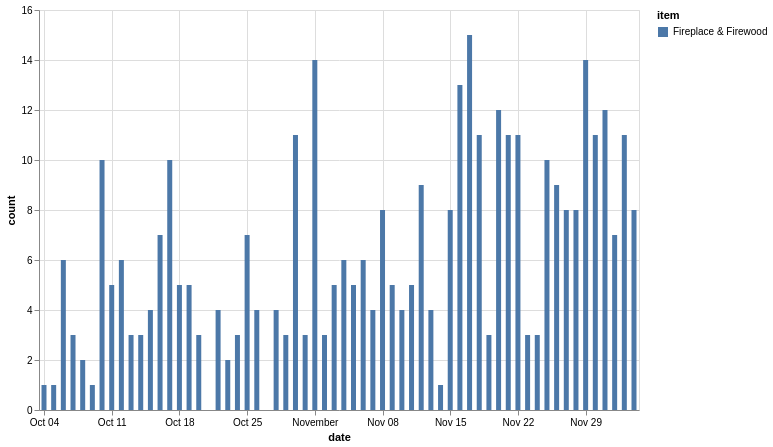

Source (Vega-Lite JSON):
### Vega-Lite specification from a JSON file in a GitHub repository (floating-point values rounded to 4 significant figures)
{"config": {"view": {"continuousWidth": 400, "continuousHeight": 300}}, "data": {"name": "data-b108143a55e79b65499c344474ef1567"}, "mark": "bar", "encoding": {"color": {"type": "nominal", "field": "item"}, "x": {"type": "temporal", "field": "date"}, "y": {"type": "quantitative", "field": "count"}}, "height": 400, "width": 600, "$schema": "https://vega.github.io/schema/vega-lite/v4.8.1.json", "datasets": {"data-b108143a55e79b65499c344474ef1567": [{"item": "Fireplace & Firewood", "date": "2020-10-04", "count": 1}, {"item": "Fireplace & Firewood", "date": "2020-10-05", "count": 1}, {"item": "Fireplace & Firewood", "date": "2020-10-06", "count": 6}, {"item": "Fireplace & Firewood", "date": "2020-10-07", "count": 3}, {"item": "Fireplace & Firewood", "date": "2020-10-08", "count": 2}, {"item": "Fireplace & Firewood", "date": "2020-10-09", "count": 1}, {"item": "Fireplace & Firewood", "date": "2020-10-10", "count": 10}, {"item": "Fireplace & Firewood", "date": "2020-10-11", "count": 5}, {"item": "Fireplace & Firewood", "date": "2020-10-12", "count": 6}, {"item": "Fireplace & Firewood", "date": "2020-10-13", "count": 3}, {"item": "Fireplace & Firewood", "date": "2020-10-14", "count": 3}, {"item": "Fireplace & Firewood", "date": "2020-10-15", "count": 4}, {"item": "Fireplace & Firewood", "date": "2020-10-16", "count": 7}, {"item": "Fireplace & Firewood", "date": "2020-10-17", "count": 10}, {"item": "Fireplace & Firewood", "date": "2020-10-18", "count": 5}, {"item": "Fireplace & Firewood", "date": "2020-10-19", "count": 5}, {"item": "Fireplace & Firewood", "date": "2020-10-20", "count": 3}, {"item": "Fireplace & Firewood", "date": "2020-10-22", "count": 4}, {"item": "Fireplace & Firewood", "date": "2020-10-23", "count": 2}, {"item": "Fireplace & Firewood", "date": "2020-10-24", "count": 3}, {"item": "Fireplace & Firewood", "date": "2020-10-25", "count": 7}, {"item": "Fireplace & Firewood", "date": "2020-10-26", "count": 4}, {"item": "Fireplace & Firewood", "date": "2020-10-28", "count": 4}, {"item": "Fireplace & Firewood", "date": "2020-10-29", "count": 3}, {"item": "Fireplace & Firewood", "date": "2020-10-30", "count": 11}, {"item": "Fireplace & Firewood", "date": "2020-10-31", "count": 3}, {"item": "Fireplace & Firewood", "date": "2020-11-01", "count": 14}, {"item": "Fireplace & Firewood", "date": "2020-11-02", "count": 3}, {"item": "Fireplace & Firewood", "date": "2020-11-03", "count": 5}, {"item": "Fireplace & Firewood", "date": "2020-11-04", "count": 6}, {"item": "Fireplace & Firewood", "date": "2020-11-05", "count": 5}, {"item": "Fireplace & Firewood", "date": "2020-11-06", "count": 6}, {"item": "Fireplace & Firewood", "date": "2020-11-07", "count": 4}, {"item": "Fireplace & Firewood", "date": "2020-11-08", "count": 8}, {"item": "Fireplace & Firewood", "date": "2020-11-09", "count": 5}, {"item": "Fireplace & Firewood", "date": "2020-11-10", "count": 4}, {"item": "Fireplace & Firewood", "date": "2020-11-11", "count": 5}, {"item": "Fireplace & Firewood", "date": "2020-11-12", "count": 9}, {"item": "Fireplace & Firewood", "date": "2020-11-13", "count": 4}, {"item": "Fireplace & Firewood", "date": "2020-11-14", "count": 1}, {"item": "Fireplace & Firewood", "date": "2020-11-15", "count": 8}, {"item": "Fireplace & Firewood", "date": "2020-11-16", "count": 13}, {"item": "Fireplace & Firewood", "date": "2020-11-17", "count": 15}, {"item": "Fireplace & Firewood", "date": "2020-11-18", "count": 11}, {"item": "Fireplace & Firewood", "date": "2020-11-19", "count": 3}, {"item": "Fireplace & Firewood", "date": "2020-11-20", "count": 12}, {"item": "Fireplace & Firewood", "date": "2020-11-21", "count": 11}, {"item": "Fireplace & Firewood", "date": "2020-11-22", "count": 11}, {"item": "Fireplace & Firewood", "date": "2020-11-23", "count": 3}, {"item": "Fireplace & Firewood", "date": "2020-11-24", "count": 3}, {"item": "Fireplace & Firewood", "date": "2020-11-25", "count": 10}, {"item": "Fireplace & Firewood", "date": "2020-11-26", "count": 9}, {"item": "Fireplace & Firewood", "date": "2020-11-27", "count": 8}, {"item": "Fireplace & Firewood", "date": "2020-11-28", "count": 8}, {"item": "Fireplace & Firewood", "date": "2020-11-29", "count": 14}, {"item": "Fireplace & Firewood", "date": "2020-11-30", "count": 11}, {"item": "Fireplace & Firewood", "date": "2020-12-01", "count": 12}, {"item": "Fireplace & Firewood", "date": "2020-12-02", "count": 7}, {"item": "Fireplace & Firewood", "date": "2020-12-03", "count": 11}, {"item": "Fireplace & Firewood", "date": "2020-12-04", "count": 8}]}}
